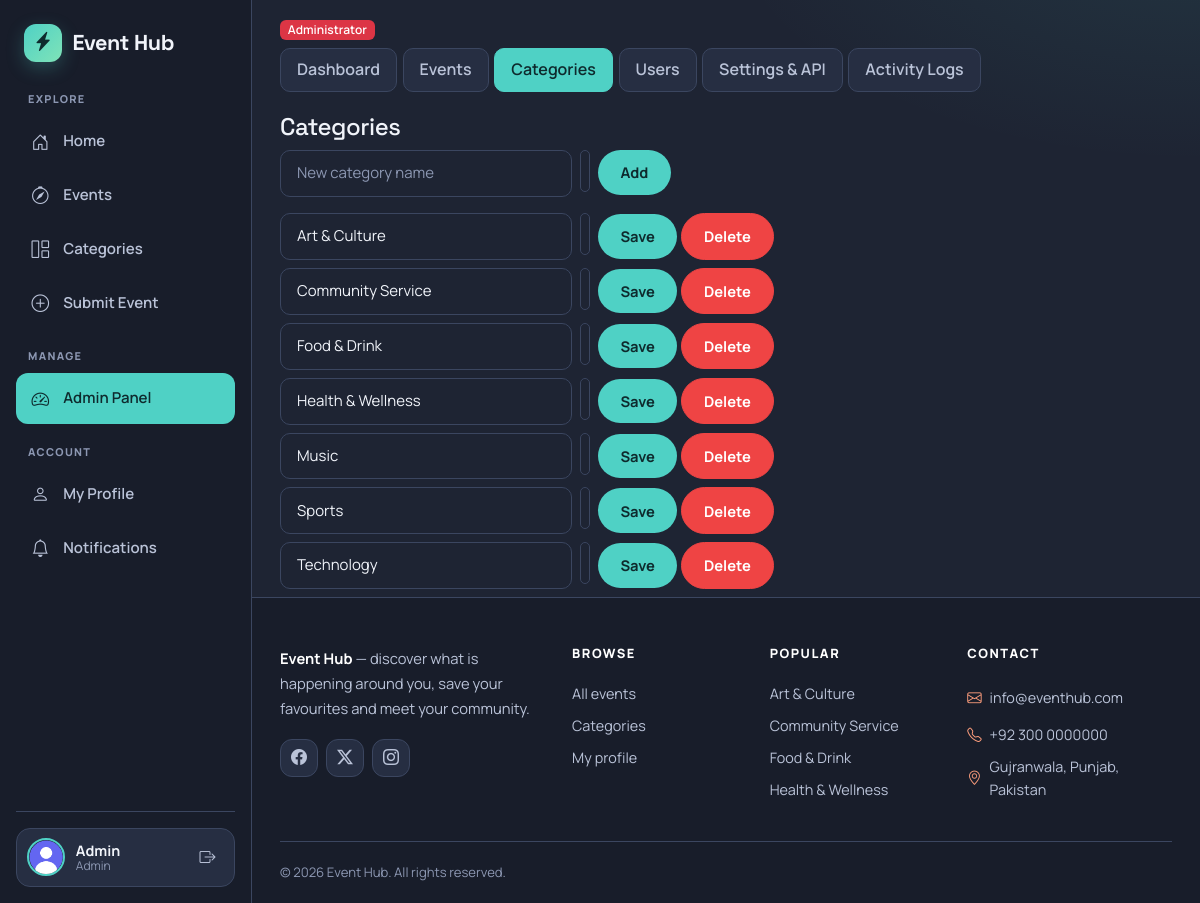
Screenshot of /admin/categories.php (signed in) with the database file from the repository.
### tables this page shows
CREATE TABLE categories (
  id INT AUTO_INCREMENT PRIMARY KEY,
  name VARCHAR(80) NOT NULL,
  color VARCHAR(10) DEFAULT '#6f42c1'
);

### includes/functions.php (called while the page is built, shortened)
<?php
require_once __DIR__ . '/../config/db.php';
function e($s) { return htmlspecialchars($s ?? '', ENT_QUOTES, 'UTF-8'); }
function is_logged() { return isset($_SESSION['user']); }
function get_categories() { global $pdo; return $pdo->query("SELECT * FROM categories ORDER BY name")->fetchAll(); }

### admin/categories.php (the view, shortened to what this page needs)
<?php
require '../includes/functions.php';
$cats = get_categories(); $page_title = 'Categories'; $active = 'admin';
include '../includes/header.php'; include 'menu.php';
?>
<div class="container">
  <h4>Categories</h4>
  <form method="post" class="row g-2 mb-3">
    <div class="col-md-4"><input class="form-control" name="name" placeholder="New category name" required></div>
    <div class="col-auto"><input type="color" class="form-control form-control-color" name="color" value="#6f42c1"></div>
    <div class="col-auto"><button class="btn btn-main">Add</button></div>
  </form>
  <?php foreach ($cats as $c): ?>
    <form method="post" class="row g-2 mb-2">
      <div class="col-md-4"><input class="form-control" name="name" value="<?= e($c['name']) ?>"></div>
      <div class="col-auto"><input type="color" class="form-control form-control-color" name="color" value="<?= e($c['color']) ?>"></div>
      <div class="col-auto">
        <button name="do" value="edit" class="btn btn-primary">Save</button>
        <button name="do" value="delete" class="btn btn-danger" onclick="return confirm('Delete?')">Delete</button>
      </div>
    </form>
  <?php endforeach; ?>
</div>
<?php include '../includes/footer.php'; ?>

### includes/footer.php (shortened to what this page needs)
<footer class="footer">
  <div class="container">
    <div class="footer-grid">
      <div class="footer-brand">
        <p class="footer-desc"><strong><?= SITE_NAME ?></strong> &mdash; discover what is happening around you, save your favourites and meet your community.</p>
        <div class="social-links d-flex gap-2">
          <a href="#" class="social-link" aria-label="Facebook"><i class="bi bi-facebook"></i></a>
          <a href="#" class="social-link" aria-label="Twitter"><i class="bi bi-twitter-x"></i></a>
          <a href="#" class="social-link" aria-label="Instagram"><i class="bi bi-instagram"></i></a>
        </div>
      </div>
      <div class="footer-links">
        <h4>Browse</h4>
        <a href="<?= BASE_URL ?>events.php">All events</a>
        <a href="<?= BASE_URL ?>categories.php">Categories</a>
        <a href="<?= BASE_URL ?><?= is_logged() ? 'profile.php' : 'login.php' ?>"><?= is_logged() ? 'My profile' : 'Login' ?></a>
      </div>
      <div class="footer-links">
        <h4>Popular</h4>
        <?php foreach (array_slice(get_categories(), 0, 4) as $fc): ?>
          <a href="<?= BASE_URL ?>events.php?cat[]=<?= $fc['id'] ?>"><?= e($fc['name']) ?></a>
        <?php endforeach; ?>
      </div>
      <div class="footer-links">
        <h4>Contact</h4>
        <p><i class="bi bi-envelope"></i> <a href="mailto:<?= SITE_EMAIL ?>"><?= SITE_EMAIL ?></a></p>
        <p><i class="bi bi-telephone"></i> <?= SITE_PHONE ?></p>
        <p><i class="bi bi-geo-alt"></i> <?= SITE_ADDRESS ?></p>
      </div>
    </div>
    <div class="footer-bottom"><p>&copy; <?= date('Y') ?> <?= SITE_NAME ?>. All rights reserved.</p></div>
  </div>
</footer>
</div>
</div>
</body>
</html>

### assets/css/style.css (style rules this page uses)
:root { --primary: #4FD1C5; --primary-rgb: 79, 209, 197; --primary-dark: #38B2A7; --primary-light: #8FE9DF; --primary-bg: rgba(var(--primary-rgb), 0.14); --on-primary: #0E2A2D; --accent: #FF9E7D; --accent-rgb: 255, 158, 125; --accent-dark: #F0805B; --bg-rgb: 30, 36, 51; --bg: #1E2433; --bg-dark: #181D2A; --bg-white: #262E42; --bg-card: #2A3348; --bg-raised: #343F58; --text-primary: #F1F4FA; --text-secondary: #BAC3D8; --text-light: #8C97B2; --text-white: #FFFFFF; --border: #3B4660; --border-light: #313A52; --success: #6EE7B7; --danger: #FF8A8A; --warning: #FFD27A; --info: #7CC4FF; --shadow-sm: 0 1px 3px rgba(10, 14, 25, .35); --shadow: 0 6px 18px rgba(10, 14, 25, .3); --shadow-lg: 0 16px 36px rgba(10, 14, 25, .38); --glow: 0 0 0 1px rgba(var(--primary-rgb), .55), 0 10px 28px rgba(var(--primary-rgb), .18); --gradient: linear-gradient(135deg, var(--primary) 0%, #7FE3B8 100%); --radius-sm: 10px; --radius: 18px; --radius-lg: 26px; --transition: all .2s ease; --sidebar-w: 252px; --font-head: 'Space Grotesk', 'Segoe UI', sans-serif; --font-body: 'Manrope', -apple-system, 'Segoe UI', Roboto, sans-serif; --bs-body-bg: var(--bg); --bs-body-color: var(--text-primary); --bs-border-color: var(--border); --bs-secondary-color: var(--text-secondary); --bs-emphasis-color: var(--text-primary); --bs-link-color: var(--primary-light); --bs-link-hover-color: var(--accent); --bs-card-bg: var(--bg-card); --bs-card-color: var(--text-primary); --bs-card-border-color: var(--border); }
body { font-family: var(--font-body); background: var(--bg); background-image: radial-gradient(800px 420px at 100% -10%, rgba(var(--primary-rgb), .10), transparent 60%), radial-gradient(600px 400px at 0% 100%, rgba(var(--accent-rgb), .05), transparent 60%); background-attachment: fixed; color: var(--text-primary); line-height: 1.6; -webkit-font-smoothing: antialiased; }
h1, h2, h3, h4, h5, h6 { color: var(--text-primary); font-family: var(--font-head); letter-spacing: -.02em; }
a { text-decoration: none; color: inherit; transition: var(--transition); }
button { font-family: inherit; }
.container { max-width: 1180px; margin: 0 auto; padding: 0 1.75rem; }
.app-body > .footer { margin-top: auto; }
.btn { display: inline-flex; align-items: center; justify-content: center; gap: .5rem; padding: .7rem 1.4rem; border-radius: 50px; font-weight: 700; font-size: .92rem; border: 1px solid transparent; cursor: pointer; transition: var(--transition); white-space: nowrap; }
.btn-primary, .btn-main { background: var(--primary); color: var(--on-primary); border: 0; }
.btn-danger { background: #EF4444; border-color: #EF4444; color: #fff; }
.footer { background: var(--bg-dark); color: var(--text-secondary); border-top: 1px solid var(--border); padding: 3rem 0 0; }
.footer-grid { display: grid; grid-template-columns: 1.6fr 1fr 1fr 1.3fr; gap: 2.5rem; padding-bottom: 2.25rem; border-bottom: 1px solid var(--border); }
.footer-desc { font-size: .92rem; line-height: 1.7; margin-bottom: 1.1rem; }
.footer-desc strong { color: #fff; }
.footer-links h4 { color: #fff; font-size: .8rem; font-weight: 800; text-transform: uppercase; letter-spacing: .12em; margin-bottom: 1rem; font-family: var(--font-body); }
.footer-links a, .footer-links p { display: flex; align-items: center; gap: .5rem; padding: .28rem 0; margin: 0; color: var(--text-secondary); font-size: .9rem; }
.footer-links i { color: var(--accent); }
.social-link { width: 38px; height: 38px; border-radius: 12px; display: flex; align-items: center; justify-content: center; background: var(--bg-white); border: 1px solid var(--border); color: var(--text-secondary); }
.footer-bottom { padding: 1.25rem 0; font-size: .82rem; color: var(--text-light); }
.footer-bottom p { margin: 0; }
.form-control, .form-select, .form-group input { width: 100%; padding: .7rem 1rem; background-color: var(--bg); color: var(--text-primary); border: 1px solid var(--border); border-radius: var(--radius-sm); font-family: inherit; font-size: .9375rem; transition: var(--transition); }
.form-control::placeholder { color: var(--text-light); }
.form-control-color { padding: .25rem; height: 42px; }

### rows the page displays
categories: name "Art & Culture", color "#c084fc"
categories: name "Community Service", color "#a3e635"
categories: name "Food & Drink", color "#fb923c"
categories: name "Health & Wellness", color "#2dd4bf"
categories: name "Music", color "#fb7185"
categories: name "Sports", color "#4ade80"
categories: name "Technology", color "#60a5fa"

### other values shown
SITE_NAME "Event Hub"
explode(' ', $_SESSION['user']['name'])[0] "Admin"
$_SESSION['user']['role'] "Admin"
$t "Dashboard"
$t "Events"
$t "Categories"
$t "Users"
$t "Settings & API"
$t "Activity Logs"
SITE_EMAIL "info@eventhub.com"
SITE_PHONE "+92 300 0000000"
SITE_ADDRESS "Gujranwala, Punjab, Pakistan"
